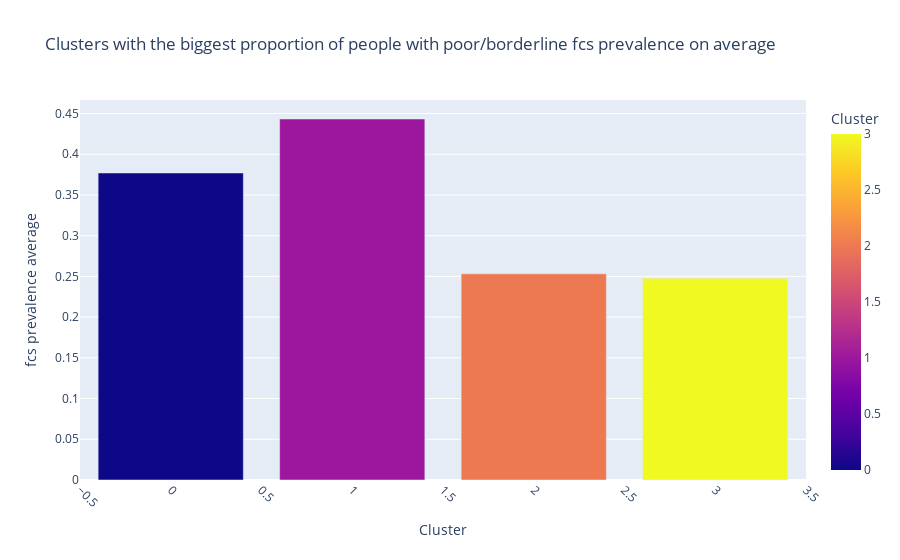
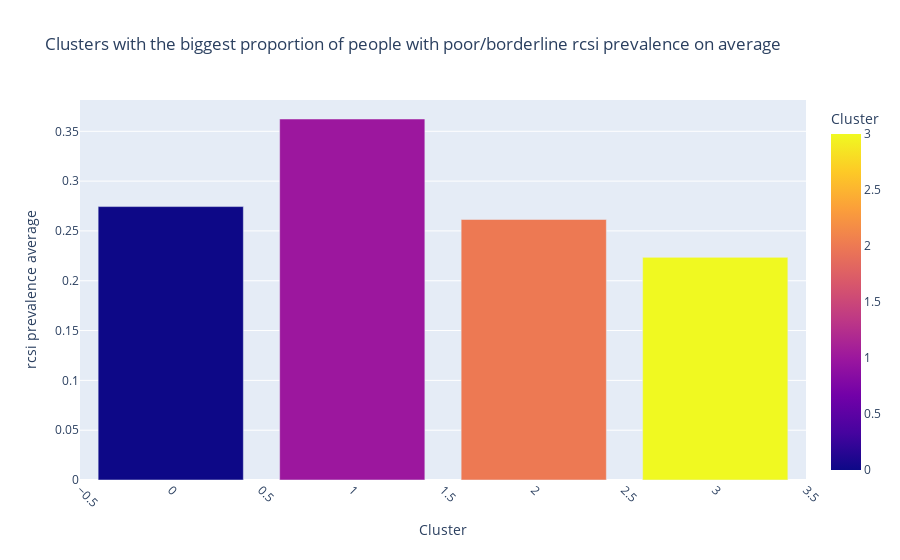
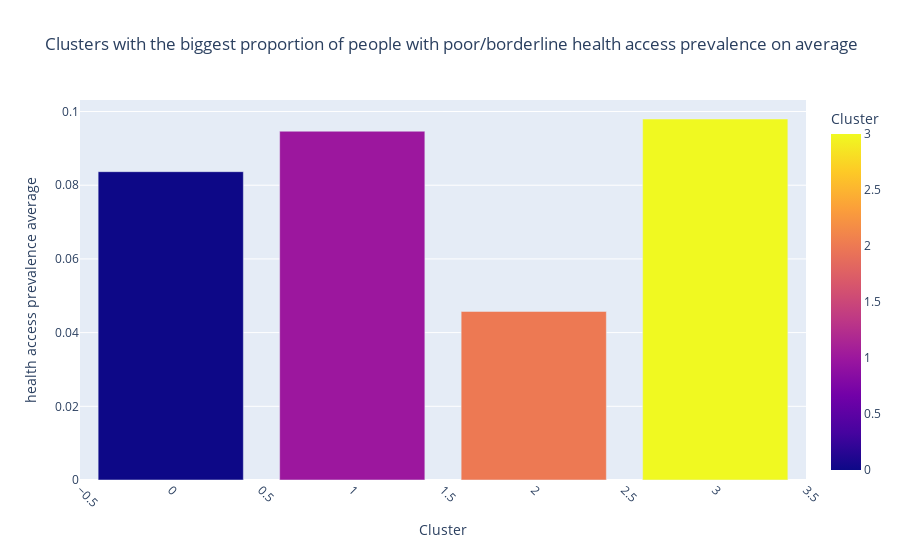
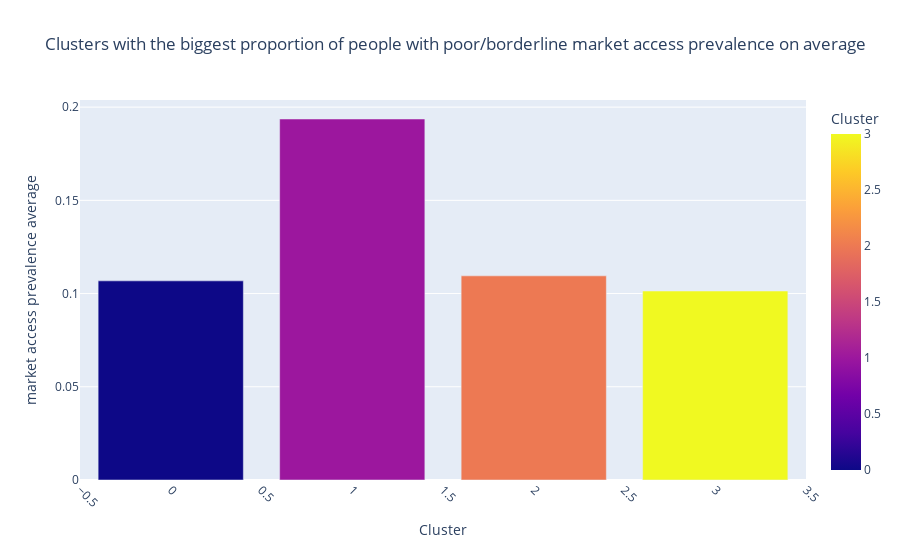

The code cell stored with these charts, in order, in its notebook:
### Code cell
import plotly.express as px

def visualize_clusters(df):
    """
    Visualizes the clusters using bar plots for each feature with multiple colors.

    Args:
        df: Pandas DataFrame with cluster labels

    Outputs:
        Bar plots for each feature showing the average values per cluster
        A dictionary of figures
    """
    cluster = df.groupby('cluster')
    columns = ["fcs prevalence", "rcsi prevalence", "health access prevalence", "market access prevalence"]

    figures = {}

    for x in columns:
        cluster_means = cluster[x].mean().reset_index()  
        fig = px.bar(
            cluster_means,
            x='cluster', # cluster labels
            y=x, # mean values
            color='cluster',  # Use cluster as color
            title=f"Clusters with the biggest proportion of people with poor/borderline {x} on average",
            labels={"cluster": "Cluster", x: f"{x} average"},
            
        )
        fig.update_layout(xaxis_tickangle=45)
        fig.show()

        figures[x] = fig
    
    return figures



cluster_figures = visualize_clusters(df_cluster)

### Figure 1 — Plotly figure (JSON) as saved in the notebook; plotly's stock layout.template omitted (floating-point values rounded to 4 significant figures)
{"data": [{"hovertemplate": "Cluster=%{marker.color}<br>fcs prevalence average=%{y}<extra></extra>", "legendgroup": "", "marker": {"color": [0, 1, 2, 3], "coloraxis": "coloraxis", "pattern": {"shape": ""}}, "name": "", "orientation": "v", "showlegend": false, "textposition": "auto", "type": "bar", "x": [0, 1, 2, 3], "xaxis": "x", "y": [0.377, 0.4433, 0.2532, 0.2477], "yaxis": "y"}], "layout": {"barmode": "relative", "coloraxis": {"colorbar": {"title": {"text": "Cluster"}}, "colorscale": [[0, "#0d0887"], [0.1111, "#46039f"], [0.2222, "#7201a8"], [0.3333, "#9c179e"], [0.4444, "#bd3786"], [0.5556, "#d8576b"], [0.6667, "#ed7953"], [0.7778, "#fb9f3a"], [0.8889, "#fdca26"], [1, "#f0f921"]]}, "legend": {"tracegroupgap": 0}, "title": {"text": "Clusters with the biggest proportion of people with poor/borderline fcs prevalence on average"}, "xaxis": {"anchor": "y", "domain": [0, 1], "tickangle": 45, "title": {"text": "Cluster"}}, "yaxis": {"anchor": "x", "domain": [0, 1], "title": {"text": "fcs prevalence average"}}}}

### Figure 2 — Plotly figure (JSON) as saved in the notebook; plotly's stock layout.template omitted (floating-point values rounded to 4 significant figures)
{"data": [{"hovertemplate": "Cluster=%{marker.color}<br>rcsi prevalence average=%{y}<extra></extra>", "legendgroup": "", "marker": {"color": [0, 1, 2, 3], "coloraxis": "coloraxis", "pattern": {"shape": ""}}, "name": "", "orientation": "v", "showlegend": false, "textposition": "auto", "type": "bar", "x": [0, 1, 2, 3], "xaxis": "x", "y": [0.2744, 0.3624, 0.2615, 0.2235], "yaxis": "y"}], "layout": {"barmode": "relative", "coloraxis": {"colorbar": {"title": {"text": "Cluster"}}, "colorscale": [[0, "#0d0887"], [0.1111, "#46039f"], [0.2222, "#7201a8"], [0.3333, "#9c179e"], [0.4444, "#bd3786"], [0.5556, "#d8576b"], [0.6667, "#ed7953"], [0.7778, "#fb9f3a"], [0.8889, "#fdca26"], [1, "#f0f921"]]}, "legend": {"tracegroupgap": 0}, "title": {"text": "Clusters with the biggest proportion of people with poor/borderline rcsi prevalence on average"}, "xaxis": {"anchor": "y", "domain": [0, 1], "tickangle": 45, "title": {"text": "Cluster"}}, "yaxis": {"anchor": "x", "domain": [0, 1], "title": {"text": "rcsi prevalence average"}}}}

### Figure 3 — Plotly figure (JSON) as saved in the notebook; plotly's stock layout.template omitted (floating-point values rounded to 4 significant figures)
{"data": [{"hovertemplate": "Cluster=%{marker.color}<br>health access prevalence average=%{y}<extra></extra>", "legendgroup": "", "marker": {"color": [0, 1, 2, 3], "coloraxis": "coloraxis", "pattern": {"shape": ""}}, "name": "", "orientation": "v", "showlegend": false, "textposition": "auto", "type": "bar", "x": [0, 1, 2, 3], "xaxis": "x", "y": [0.08367, 0.09466, 0.04575, 0.09797], "yaxis": "y"}], "layout": {"barmode": "relative", "coloraxis": {"colorbar": {"title": {"text": "Cluster"}}, "colorscale": [[0, "#0d0887"], [0.1111, "#46039f"], [0.2222, "#7201a8"], [0.3333, "#9c179e"], [0.4444, "#bd3786"], [0.5556, "#d8576b"], [0.6667, "#ed7953"], [0.7778, "#fb9f3a"], [0.8889, "#fdca26"], [1, "#f0f921"]]}, "legend": {"tracegroupgap": 0}, "title": {"text": "Clusters with the biggest proportion of people with poor/borderline health access prevalence on average"}, "xaxis": {"anchor": "y", "domain": [0, 1], "tickangle": 45, "title": {"text": "Cluster"}}, "yaxis": {"anchor": "x", "domain": [0, 1], "title": {"text": "health access prevalence average"}}}}

### Figure 4 — Plotly figure (JSON) as saved in the notebook; plotly's stock layout.template omitted (floating-point values rounded to 4 significant figures)
{"data": [{"hovertemplate": "Cluster=%{marker.color}<br>market access prevalence average=%{y}<extra></extra>", "legendgroup": "", "marker": {"color": [0, 1, 2, 3], "coloraxis": "coloraxis", "pattern": {"shape": ""}}, "name": "", "orientation": "v", "showlegend": false, "textposition": "auto", "type": "bar", "x": [0, 1, 2, 3], "xaxis": "x", "y": [0.1068, 0.1936, 0.1095, 0.1014], "yaxis": "y"}], "layout": {"barmode": "relative", "coloraxis": {"colorbar": {"title": {"text": "Cluster"}}, "colorscale": [[0, "#0d0887"], [0.1111, "#46039f"], [0.2222, "#7201a8"], [0.3333, "#9c179e"], [0.4444, "#bd3786"], [0.5556, "#d8576b"], [0.6667, "#ed7953"], [0.7778, "#fb9f3a"], [0.8889, "#fdca26"], [1, "#f0f921"]]}, "legend": {"tracegroupgap": 0}, "title": {"text": "Clusters with the biggest proportion of people with poor/borderline market access prevalence on average"}, "xaxis": {"anchor": "y", "domain": [0, 1], "tickangle": 45, "title": {"text": "Cluster"}}, "yaxis": {"anchor": "x", "domain": [0, 1], "title": {"text": "market access prevalence average"}}}}
